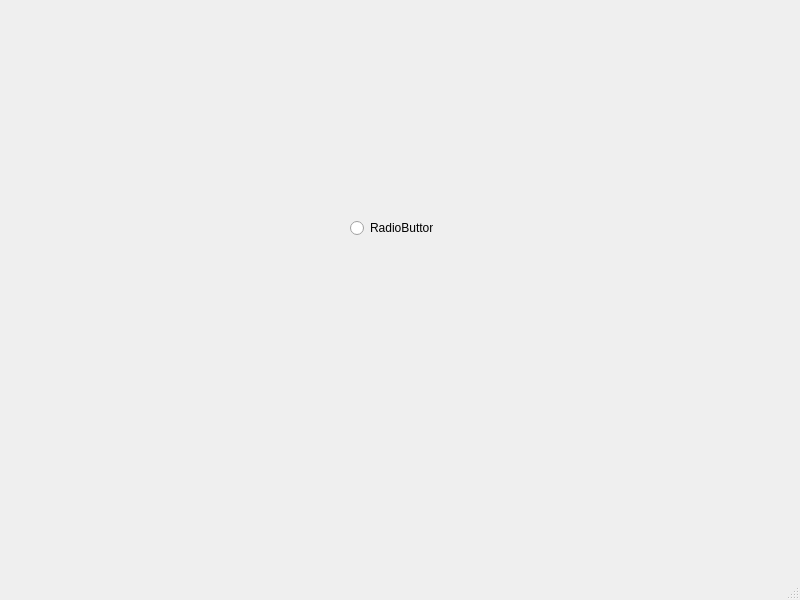
<?xml version="1.0" encoding="UTF-8"?>
<ui version="4.0">
 <class>MainWindow</class>
 <widget class="QMainWindow" name="MainWindow">
  <property name="geometry">
   <rect>
    <x>0</x>
    <y>0</y>
    <width>800</width>
    <height>600</height>
   </rect>
  </property>
  <property name="windowTitle">
   <string>MainWindow</string>
  </property>
  <widget class="QWidget" name="centralwidget">
   <widget class="QRadioButton" name="radioButton">
    <property name="geometry">
     <rect>
      <x>350</x>
      <y>220</y>
      <width>83</width>
      <height>16</height>
     </rect>
    </property>
    <property name="text">
     <string>RadioButton</string>
    </property>
   </widget>
  </widget>
  <widget class="QMenuBar" name="menubar">
   <property name="geometry">
    <rect>
     <x>0</x>
     <y>0</y>
     <width>800</width>
     <height>22</height>
    </rect>
   </property>
  </widget>
  <widget class="QStatusBar" name="statusbar"/>
 </widget>
 <resources/>
 <connections/>
</ui>
